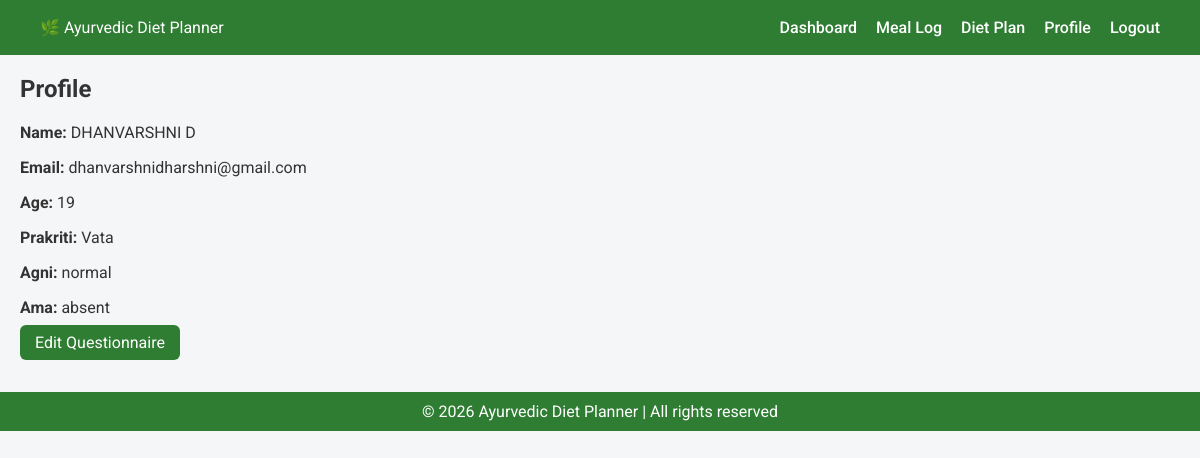
Page /profile (signed in) on the committed database.
### app.py (models this page shows)
class Patient(db.Model):
    id = db.Column(db.Integer, primary_key=True)
    name = db.Column(db.String(150), nullable=False)
    age = db.Column(db.Integer)
    email = db.Column(db.String(150), unique=True, nullable=False)
    password = db.Column(db.String(200), nullable=False)
    prakriti = db.Column(db.String(100))      # Vata/Pitta/Kapha/combination/Balanced
    agni = db.Column(db.String(50))           # weak/normal/hyper
    ama = db.Column(db.String(50))            # present/absent/mild
    allergy = db.Column(db.String(250))       # comma-separated
    created_at = db.Column(db.DateTime, default=datetime.datetime.utcnow)
    meals = db.relationship('MealLog', backref='patient', lazy=True)

### app.py (the view)
@app.route('/profile')
def profile():
    if 'user_id' not in session:
        return redirect(url_for('login'))
    p = Patient.query.get(session['user_id'])
    return render_template('profile.html', patient=p)

### app.py (called while the page is built)
@app.context_processor
def inject_now():
    return {'now_year': datetime.datetime.utcnow().year}

### templates/profile.html
{% extends "base.html" %}
{% block content %}
<h2>Profile</h2>
<p><strong>Name:</strong> {{ patient.name }}</p>
<p><strong>Email:</strong> {{ patient.email }}</p>
<p><strong>Age:</strong> {{ patient.age }}</p>
<p><strong>Prakriti:</strong> {{ patient.prakriti }}</p>
<p><strong>Agni:</strong> {{ patient.agni }}</p>
<p><strong>Ama:</strong> {{ patient.ama }}</p>
<a class="btn" href="{{ url_for('questionnaire') }}">Edit Questionnaire</a>
{% endblock %}

### templates/base.html (shortened to what this page needs)
<!DOCTYPE html>
<html lang="en">
<head>
    <link rel="stylesheet" href="{{ url_for('static', filename='css/style.css') }}">
</head>
<body>
    <header class="header-inner">
        <div class="logo">🌿 Ayurvedic Diet Planner</div>
        <nav>
            {% if session.get('user_id') %}
                <a href="{{ url_for('dashboard') }}">Dashboard</a>
                <a href="{{ url_for('meal_log') }}">Meal Log</a>
                <a href="{{ url_for('diet_plan_page') }}">Diet Plan</a>
                <a href="{{ url_for('profile') }}">Profile</a>
                <a href="{{ url_for('logout') }}">Logout</a>
            {% else %}
                <a href="{{ url_for('login') }}">Login</a>
                <a href="{{ url_for('register') }}">Register</a>
            {% endif %}
        </nav>
    </header>
    <div class="container">
        {% block content %}{% endblock %}
    </div>
    <footer class="footer">
        &copy; {{ now_year }} Ayurvedic Diet Planner | All rights reserved
    </footer>
</body>
</html>

### static/css/style.css (style rules this page uses)
body { font-family: 'Roboto', sans-serif; margin: 0; background: #f4f6f8; color: #333; }
.header-inner { display: flex; justify-content: space-between; align-items: center; padding: 18px 40px; background: #2e7d32; color: #fff; }
.header-inner nav a { color: #fff; margin-left: 15px; text-decoration: none; font-weight: 500; }
.container { max-width: 1200px; margin: 20px auto; padding: 0 20px; }
.btn { background: #2e7d32; color: #fff; border: none; padding: 8px 15px; margin-top: 10px; border-radius: 6px; cursor: pointer; text-decoration: none; }
.footer { text-align: center; padding: 10px; margin-top: 40px; background: #2e7d32; color: #fff; }

### rows in the picture
Patient: name "DHANVARSHNI D", email "dhanvarshnidharshni@gmail.com", age "19", prakriti "Vata", agni "normal", ama "absent"
